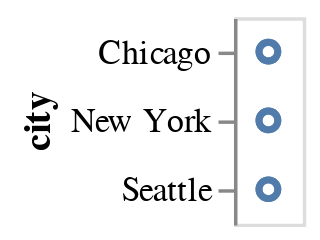

Notebook cell for this chart:
### Markdown cell above
Aqui, a renderização consiste em um ponto por linha do conjunto de dados, todos sobrepostos uns aos outros, já que ainda não especificamos as posições desses pontos.

Para separar visualmente os pontos, podemos mapear diversos canais de codificação (ou apenas canais) para os campos do conjunto de dados. Por exemplo, poderíamos codificar o campo `city` dos dados usando o canal y, que representa a posição dos pontos no eixo y. Para especificar isso, use o método `encode`:

### Code cell
alt.Chart(df).mark_point().encode(
  y='city',
)

### Figure 1 — Vega-Lite specification as saved in the notebook (floating-point values rounded to 4 significant figures)
{"config": {"view": {"continuousWidth": 300, "continuousHeight": 300}}, "data": {"name": "data-8e72c2f67818e64f2c6d729f1a903405"}, "mark": {"type": "point"}, "encoding": {"y": {"field": "city", "type": "nominal"}}, "$schema": "https://vega.github.io/schema/vega-lite/v5.20.1.json", "datasets": {"data-8e72c2f67818e64f2c6d729f1a903405": [{"city": "Seattle", "month": "Apr", "precip": 2.68}, {"city": "Seattle", "month": "Aug", "precip": 0.87}, {"city": "Seattle", "month": "Dec", "precip": 5.31}, {"city": "New York", "month": "Apr", "precip": 3.94}, {"city": "New York", "month": "Aug", "precip": 4.13}, {"city": "New York", "month": "Dec", "precip": 3.58}, {"city": "Chicago", "month": "Apr", "precip": 3.62}, {"city": "Chicago", "month": "Aug", "precip": 3.98}, {"city": "Chicago", "month": "Dec", "precip": 2.56}]}}
